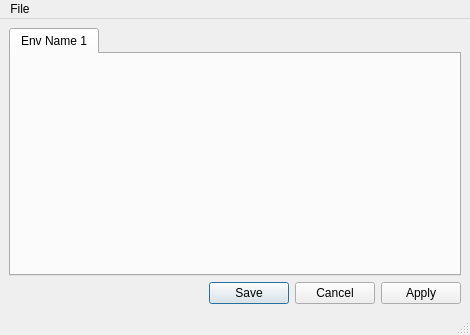
<?xml version="1.0" encoding="UTF-8"?>
<ui version="4.0">
 <class>MainWindow</class>
 <widget class="QMainWindow" name="MainWindow">
  <property name="geometry">
   <rect>
    <x>0</x>
    <y>0</y>
    <width>470</width>
    <height>335</height>
   </rect>
  </property>
  <property name="windowTitle">
   <string>MainWindow</string>
  </property>
  <widget class="QWidget" name="centralwidget">
   <layout class="QVBoxLayout" name="verticalLayout">
    <item>
     <widget class="QTabWidget" name="envsTabWidget">
      <property name="currentIndex">
       <number>0</number>
      </property>
      <widget class="QWidget" name="envTab1">
       <property name="sizePolicy">
        <sizepolicy hsizetype="Expanding" vsizetype="Preferred">
         <horstretch>0</horstretch>
         <verstretch>0</verstretch>
        </sizepolicy>
       </property>
       <attribute name="title">
        <string notr="true">Env Name 1</string>
       </attribute>
       <layout class="QGridLayout" name="envTab1GridLayout">
        <item row="0" column="0">
         <widget class="QTableView" name="envTab1TableView">
          <property name="styleSheet">
           <string notr="true">background-color: transparent;</string>
          </property>
          <property name="selectionMode">
           <enum>QAbstractItemView::SingleSelection</enum>
          </property>
          <property name="showGrid">
           <bool>false</bool>
          </property>
          <attribute name="horizontalHeaderVisible">
           <bool>false</bool>
          </attribute>
          <attribute name="horizontalHeaderStretchLastSection">
           <bool>true</bool>
          </attribute>
          <attribute name="verticalHeaderVisible">
           <bool>false</bool>
          </attribute>
         </widget>
        </item>
       </layout>
      </widget>
     </widget>
    </item>
    <item>
     <widget class="QDialogButtonBox" name="okCancelApplyButtonBox">
      <property name="orientation">
       <enum>Qt::Horizontal</enum>
      </property>
      <property name="standardButtons">
       <set>QDialogButtonBox::Apply|QDialogButtonBox::Cancel|QDialogButtonBox::Save</set>
      </property>
     </widget>
    </item>
   </layout>
  </widget>
  <widget class="QMenuBar" name="menubar">
   <property name="geometry">
    <rect>
     <x>0</x>
     <y>0</y>
     <width>470</width>
     <height>26</height>
    </rect>
   </property>
   <widget class="QMenu" name="menuFile">
    <property name="title">
     <string>File</string>
    </property>
    <addaction name="actionOpen"/>
    <addaction name="separator"/>
    <addaction name="actionSave"/>
    <addaction name="actionSave_As"/>
    <addaction name="separator"/>
    <addaction name="actionQuit"/>
   </widget>
   <addaction name="menuFile"/>
  </widget>
  <widget class="QStatusBar" name="statusbar"/>
  <action name="actionOpen">
   <property name="text">
    <string>Open...</string>
   </property>
   <property name="toolTip">
    <string>Open Configuration File</string>
   </property>
  </action>
  <action name="actionSave">
   <property name="text">
    <string>Save</string>
   </property>
   <property name="toolTip">
    <string>Save Configuration File</string>
   </property>
   <property name="shortcut">
    <string>Ctrl+S</string>
   </property>
  </action>
  <action name="actionSave_As">
   <property name="text">
    <string>Save As...</string>
   </property>
   <property name="toolTip">
    <string>Save Configuration To Another File</string>
   </property>
  </action>
  <action name="actionQuit">
   <property name="text">
    <string>Quit</string>
   </property>
   <property name="shortcut">
    <string>Ctrl+F4</string>
   </property>
  </action>
 </widget>
 <resources/>
 <connections/>
</ui>
